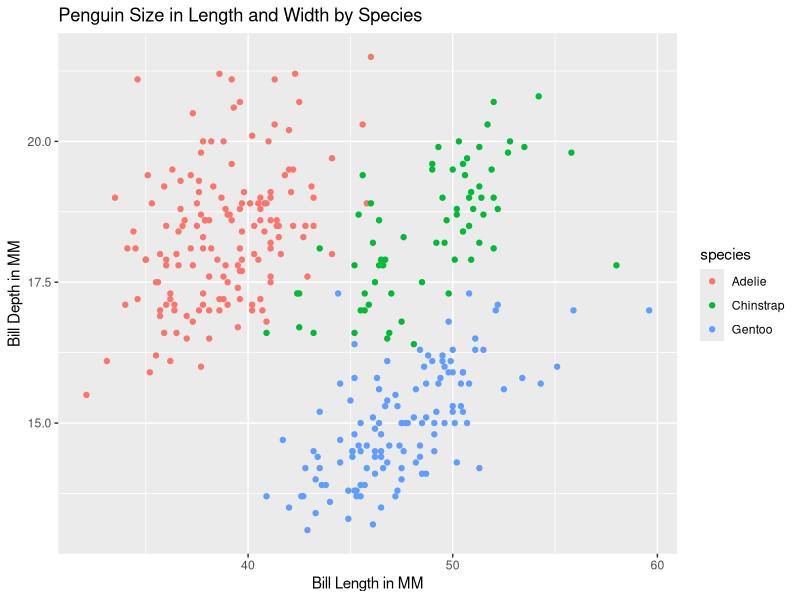
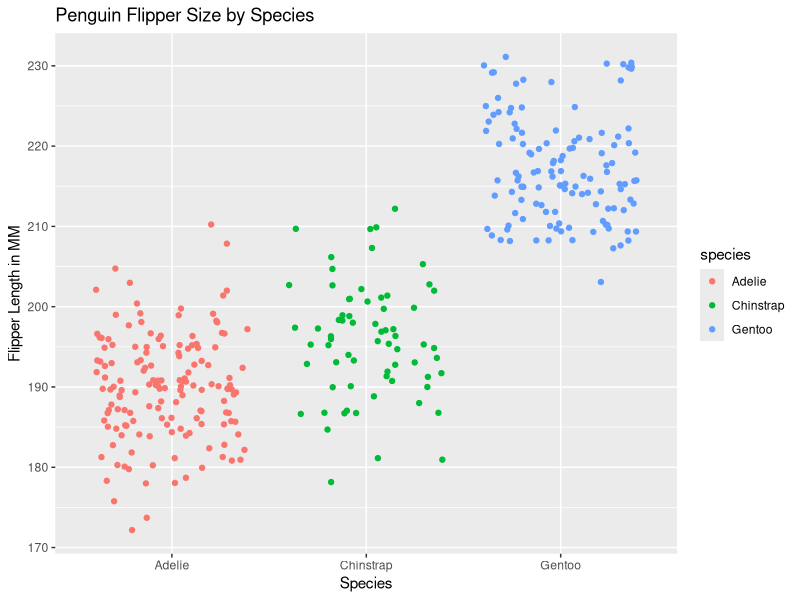

Write R code to recreate these figures, in order.
## ---- chunk 1
library(tidyverse)
library(palmerpenguins)
## ---- chunk 2
    fx = expression( x ^ 2)
    x = 3
    D = D(fx, 'x')
    eval(D)
## ---- chunk 3
    ax = expression(2 * (3 * a + 2) ^ 4 - 5)
    a = 1.2
    dax = D(ax, 'a')
    eval(dax)
## ---- chunk 4
    ggplot(data = penguins, aes(x = penguins$bill_length_mm, y = penguins$bill_depth_mm, color = species)) + geom_point() + labs(x = "Bill Length in MM", y = "Bill Depth in MM", title = "Penguin Size in Length and Width by Species")
## ---- chunk 5
ggplot(data = penguins, aes(x = penguins$species, y = penguins$flipper_length_mm, color = species)) + geom_jitter() + labs(x = "Species", y = "Flipper Length in MM", title = "Penguin Flipper Size by Species")
